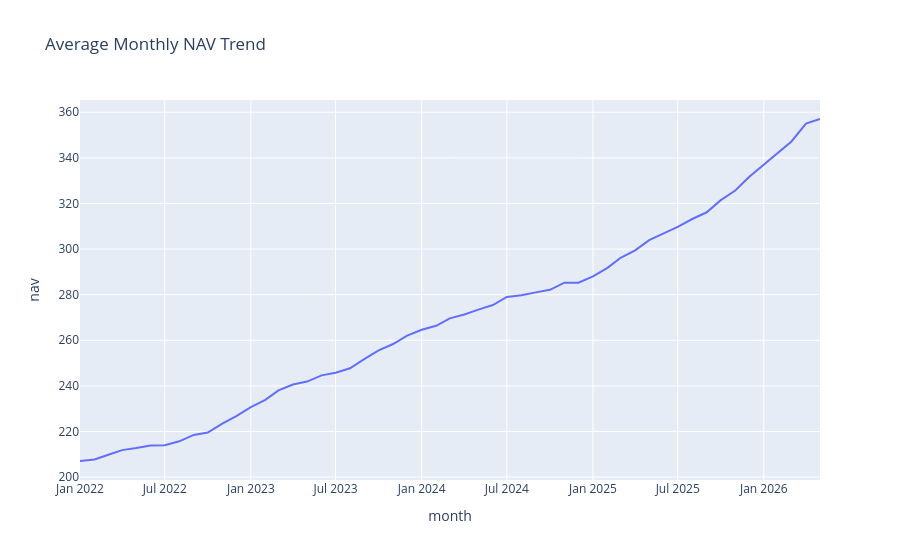

Notebook code for this chart:
### Code cell
import plotly.express as px

fig = px.line(
    monthly_avg,
    x="month",
    y="nav",
    title="Average Monthly NAV Trend"
)

fig.show()

### Figure 1 — Plotly figure (JSON) as saved in the notebook; plotly's stock layout.template omitted (floating-point values rounded to 4 significant figures)
{"data": [{"hovertemplate": "month=%{x}<br>nav=%{y}<extra></extra>", "legendgroup": "", "line": {"color": "#636efa", "dash": "solid"}, "marker": {"symbol": "circle"}, "mode": "lines", "name": "", "orientation": "v", "showlegend": false, "type": "scatter", "x": ["2022-01", "2022-02", "2022-03", "2022-04", "2022-05", "2022-06", "2022-07", "2022-08", "2022-09", "2022-10", "2022-11", "2022-12", "2023-01", "2023-02", "2023-03", "2023-04", "2023-05", "2023-06", "2023-07", "2023-08", "2023-09", "2023-10", "2023-11", "2023-12", "2024-01", "2024-02", "2024-03", "2024-04", "2024-05", "2024-06", "2024-07", "2024-08", "2024-09", "2024-10", "2024-11", "2024-12", "2025-01", "2025-02", "2025-03", "2025-04", "2025-05", "2025-06", "2025-07", "2025-08", "2025-09", "2025-10", "2025-11", "2025-12", "2026-01", "2026-02", "2026-03", "2026-04", "2026-05"], "xaxis": "x", "y": [207.1, 207.7, 209.7, 211.8, 212.7, 213.9, 214.0, 215.7, 218.5, 219.5, 223.5, 226.8, 230.7, 233.8, 238.0, 240.6, 241.9, 244.6, 245.8, 247.7, 251.8, 255.6, 258.4, 262.0, 264.6, 266.3, 269.6, 271.3, 273.5, 275.5, 279.0, 279.7, 281.0, 282.1, 285.2, 285.3, 288.0, 291.7, 296.2, 299.4, 303.9, 306.9, 309.7, 313.2, 316.1, 321.4, 325.7, 331.7, 337.1, 342.1, 347.2, 355.0, 357.0], "yaxis": "y"}], "layout": {"legend": {"tracegroupgap": 0}, "title": {"text": "Average Monthly NAV Trend"}, "xaxis": {"anchor": "y", "domain": [0, 1], "title": {"text": "month"}}, "yaxis": {"anchor": "x", "domain": [0, 1], "title": {"text": "nav"}}}}
